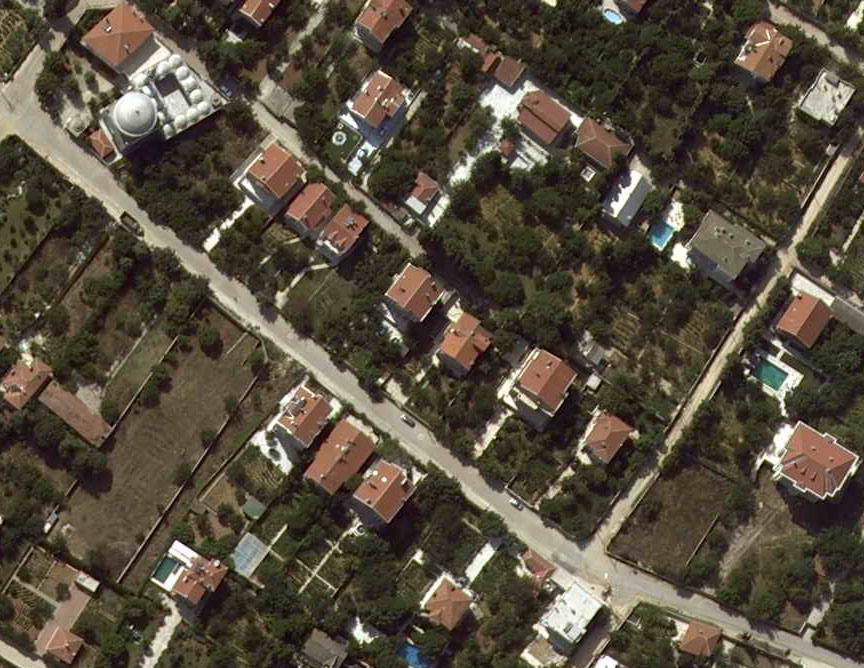
%> input picture istanbul4.jpg, 864 x 668 px, given in place of blackbird.jpg, which was not available
$ octave LogTransformation.m   (GNU Octave 9; MATLAB toolbox functions it lacks are replaced by stand-ins)
%> lines starting %> are read from the running program, lines starting %| are printed output that depends on the picture; pictures that were not available may be replaced by others from this repository, and a replacement may not be noted
img1 = imread('blackbird.jpg');
%> img1 is the input picture: size 668x864x3 uint8; mean R, G, B 85.7, 76.6, 61.5
img2 = imread('istanbul4.jpg');
r1 = 0.2989*img1(:,:,1) + 0.5870*img1(:,:,2) + 0.1140*img1(:,:,3);
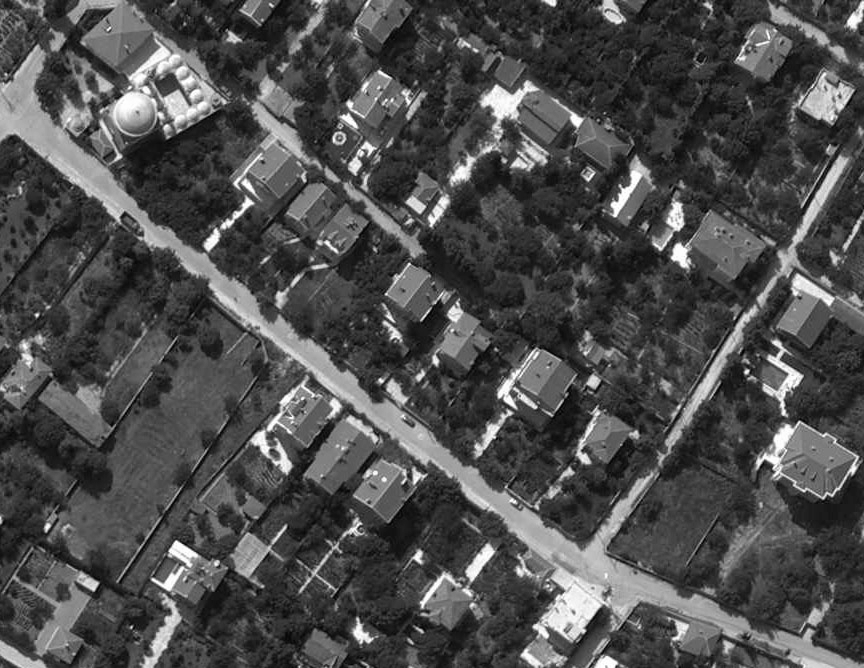
%> r1: size 668x864 uint8; min 1, max 255, mean 77.6
r2 = 0.2989*img2(:,:,1) + 0.5870*img2(:,:,2) + 0.1140*img2(:,:,3);
c_0 = 5;
lgt1_0 = uint8(c_0.*log(double(1+(r1))));
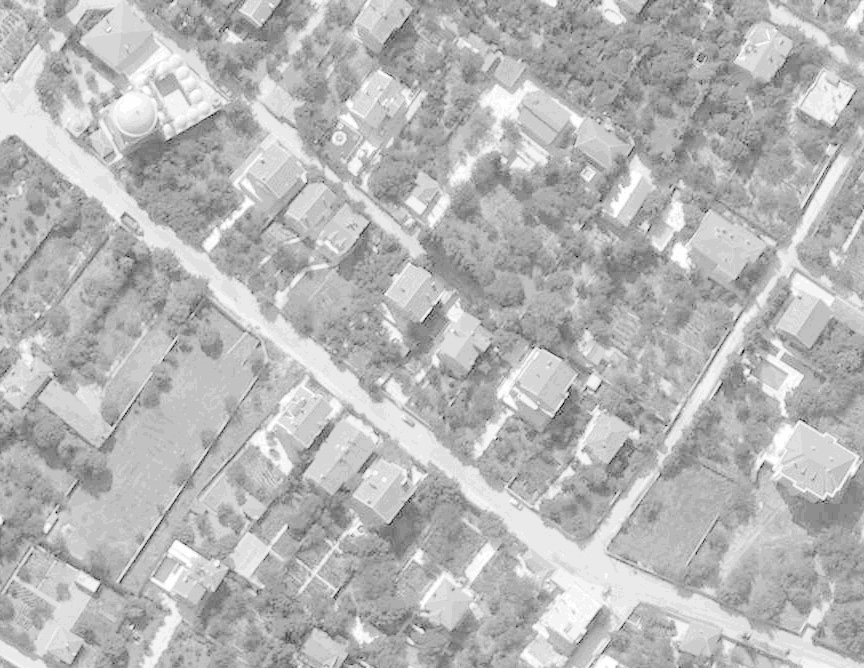
%> lgt1_0: size 668x864 uint8; min 3, max 28, mean 20.9; drawn with min black and max white
lgt2_0 = uint8(c_0.*log(double(1+(r2))));
c_1 = 30;
lgt1_1 = uint8(c_1.*log(double(1+(r1))));
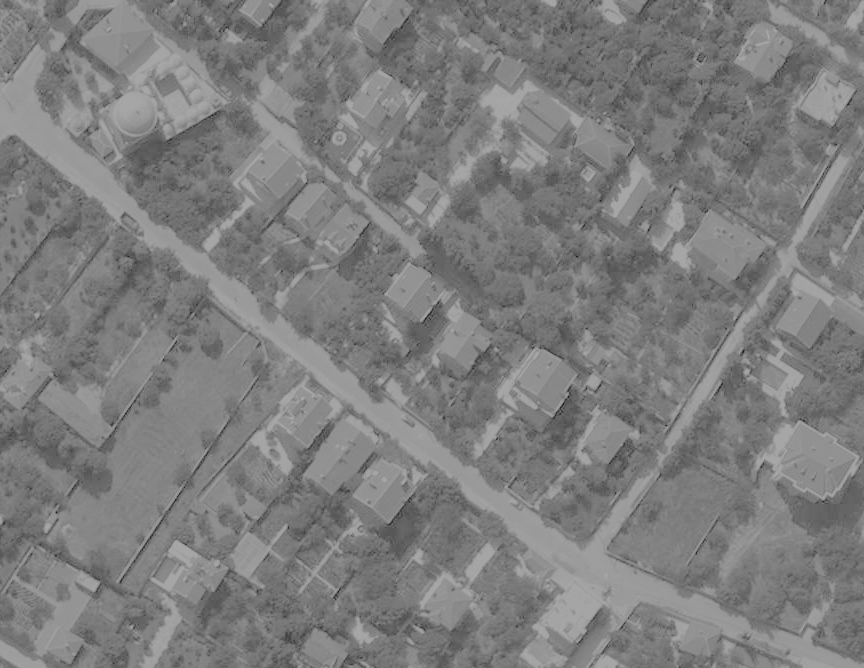
%> lgt1_1: size 668x864 uint8; min 21, max 166, mean 125.6
lgt2_1 = uint8(c_1.*log(double(1+(r2))));
c_2 = 60;
lgt1_2 = uint8(c_2.*log(double(1+(r1))));
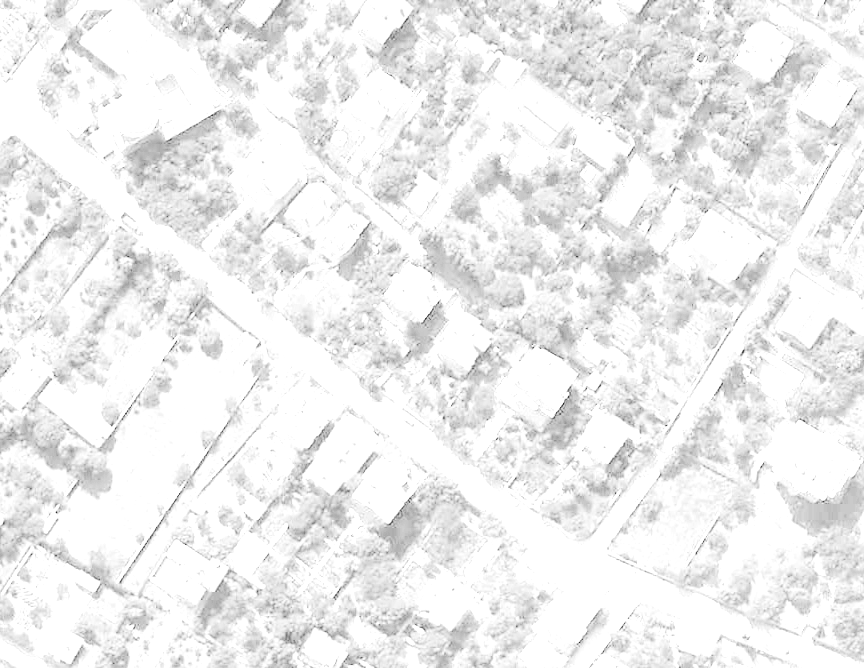
%> lgt1_2: size 668x864 uint8; min 42, max 255, mean 238.6
lgt2_2 = uint8(c_2.*log(double(1+(r2))));
%rgb image 1
figure,
subplot(1,1,1),imshow(img1),title('Original Image');
%grayscale image 1 and its log tranformations
figure,
subplot(2,2,1),imshow(r1),title('Grayscale Image');
subplot(2,2,2),imshow(lgt1_0),title('Log Transformation (c = 5)');
subplot(2,2,3),imshow(lgt1_1),title('Log Transformation (c = 30)');
subplot(2,2,4),imshow(lgt1_2),title('Log Transformation (c = 60)');
%rgb image 2
figure,
subplot(1,1,1),imshow(img2),title('Original Image');
%grayscale image 2 and its log tranformations
figure,
subplot(2,2,1),imshow(r2),title('Grayscale Image');
subplot(2,2,2),imshow(lgt2_0),title('Log Transformation (c = 5)');
subplot(2,2,3),imshow(lgt2_1),title('Log Transformation (c = 30)');
subplot(2,2,4),imshow(lgt2_2),title('Log Transformation (c = 60)');
